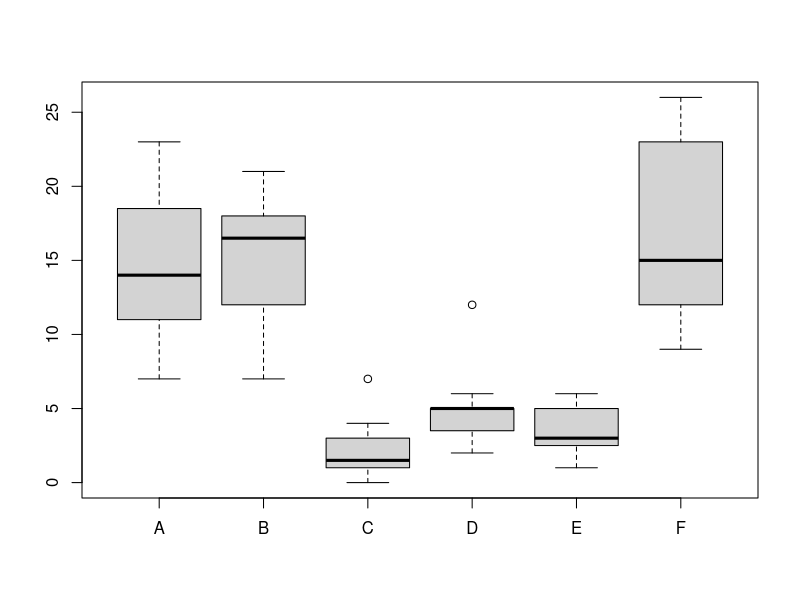
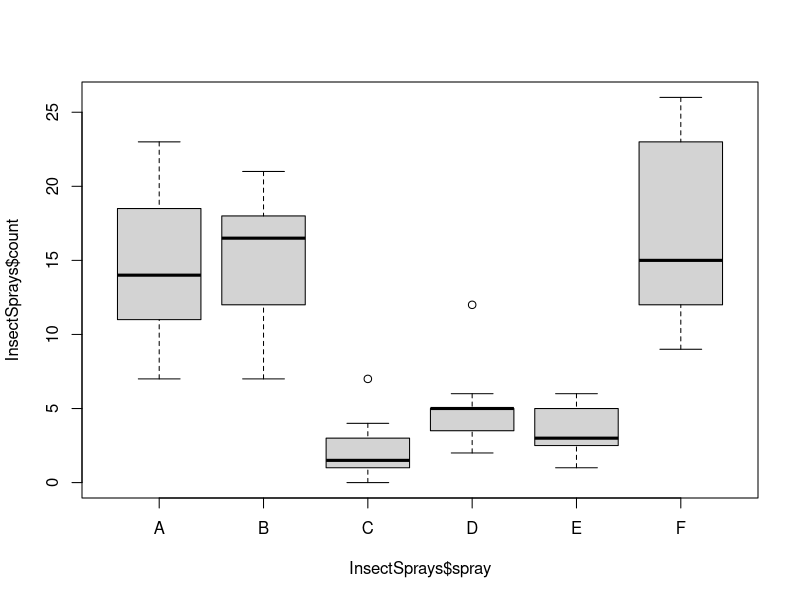

Source code (R) for these figures, in order: (Note: this script raises an error after producing the figures.)
#---------------------------------------

# Boxplots
head(InsectSprays)

# Two ways to do the same boxplots
boxplot(split(InsectSprays$count, InsectSprays$spray))
boxplot(InsectSprays$count ~ InsectSprays$spray)

#------------------------------------
library(dplyr)
data(nym.2002, package="UsingR")
head(nym.2002)

boxplot(nym.2002$time ~ nym.2002$gender)

# Examine data with QQ plots

males <- nym.2002[nym.2002$gender == 'Male',]
females <- nym.2002[nym.2002$gender == 'Female',]
qqnorm(males$time, main='Males')
qqline(males$time)

qqnorm(females$time, main='Females')
qqline(females$time)

print ('Mean males')
print (mean(males$time))

print ('Mean Females')
print (mean(females$time))
 